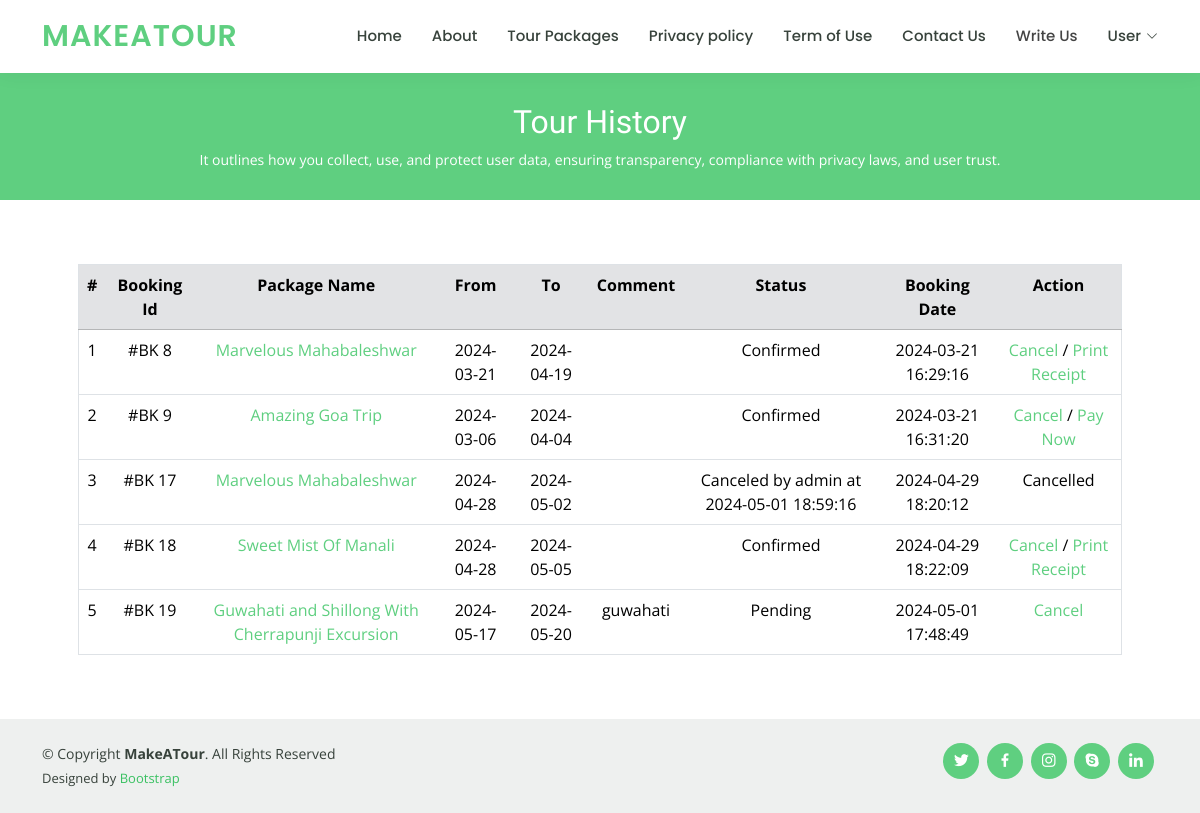
The app's page /tour-history.php (signed in) with its own data.
### tables this page shows
CREATE TABLE `tblbooking` (
  `BookingId` int(11) NOT NULL,
  `PackageId` int(11) DEFAULT NULL,
  `UserEmail` varchar(100) DEFAULT NULL,
  `FromDate` varchar(100) DEFAULT NULL,
  `ToDate` varchar(100) DEFAULT NULL,
  `Comment` mediumtext DEFAULT NULL,
  `RegDate` timestamp NULL DEFAULT current_timestamp(),
  `status` int(11) DEFAULT NULL,
  `CancelledBy` varchar(5) DEFAULT NULL,
  `UpdationDate` timestamp NULL DEFAULT NULL ON UPDATE current_timestamp(),
  `membercount` int(11) DEFAULT NULL,
  `paymentstatus` int(10) DEFAULT NULL
);

CREATE TABLE `tbltourpackages` (
  `PackageId` int(11) NOT NULL,
  `PackageName` varchar(200) DEFAULT NULL,
  `PackageType` varchar(150) DEFAULT NULL,
  `PackageLocation` varchar(100) DEFAULT NULL,
  `PackagePrice` int(11) DEFAULT NULL,
  `PackageFetures` varchar(255) DEFAULT NULL,
  `PackageDetails` mediumtext DEFAULT NULL,
  `PackageImage` varchar(100) DEFAULT NULL,
  `Creationdate` timestamp NULL DEFAULT current_timestamp(),
  `UpdationDate` timestamp NULL DEFAULT NULL ON UPDATE current_timestamp(),
  `PackageOtherImages` varchar(100) DEFAULT NULL,
  `MapLocation` varchar(1000) DEFAULT NULL,
  `days` int(10) DEFAULT NULL
);

### tour-history.php (the view, shortened to what this page needs)
<?php
include('includes/config.php');
if(strlen($_SESSION['login'])==0)
	{
header('location:index.php');
}
else{
?>
<!DOCTYPE html>
<html lang="en">
<head>
  <link href="assets/vendor/animate.css/animate.min.css" rel="stylesheet">
  <link href="assets/vendor/aos/aos.css" rel="stylesheet">
  <link href="assets/vendor/bootstrap/css/bootstrap.min.css" rel="stylesheet">
  <link href="assets/vendor/bootstrap-icons/bootstrap-icons.css" rel="stylesheet">
  <link href="assets/vendor/boxicons/css/boxicons.min.css" rel="stylesheet">
  <link href="assets/vendor/remixicon/remixicon.css" rel="stylesheet">
  <link href="assets/vendor/swiper/swiper-bundle.min.css" rel="stylesheet">
  <link href="assets/css/style.css" rel="stylesheet">
</head>
<body>
  <?php include('includes/header.php');?>
  <main id="main">
    <div class="breadcrumbs" data-aos="fade-in">
      <div class="container">
        <h2>Tour History</h2>
        <p>It outlines how you collect, use, and protect user data, ensuring transparency, compliance with privacy laws,
          and user trust.</p>
      </div>
    </div>
    <div class="container p-5">
      <form name="chngpwd" method="post" onSubmit="return valid();">
        <p>
        <table border="1" width="100%" class="table">
          <tr align="center" class="table-secondary">
            <th>#</th>
            <th>Booking Id</th>
            <th>Package Name</th>
            <th>From</th>
            <th>To</th>
            <th>Comment</th>
            <th>Status</th>
            <th>Booking Date</th>
            <th>Action</th>
          </tr>
          <?php
$uemail=$_SESSION['login'];;
$sql = "SELECT tblbooking.BookingId as bookid,tblbooking.PackageId as pkgid,tbltourpackages.PackageName as packagename,tblbooking.paymentstatus as paymentstatus,tblbooking.FromDate as fromdate,tblbooking.ToDate as todate,tblbooking.Comment as comment,tblbooking.status as status,tblbooking.RegDate as regdate,tblbooking.CancelledBy as cancelby,tblbooking.UpdationDate as upddate from tblbooking join tbltourpackages on tbltourpackages.PackageId=tblbooking.PackageId where UserEmail=:uemail";
$query = $dbh->prepare($sql);
$query -> bindParam(':uemail', $uemail, PDO::PARAM_STR);
$query->execute();
$results=$query->fetchAll(PDO::FETCH_OBJ);
$cnt=1;
if($query->rowCount() > 0)
{
foreach($results as $result)
{	?>
          <tr align="center">
            <td>
              <?php echo htmlentities($cnt);?>
            </td>
            <td>#BK
              <?php echo htmlentities($result->bookid);?>
            </td>
            <td><a href="tour-details.php?pkgid=<?php echo htmlentities($result->pkgid);?>">
                <?php echo htmlentities($result->packagename);?>
              </a></td>
            <td>
              <?php echo htmlentities($result->fromdate);?>
            </td>
            <td>
              <?php echo htmlentities($result->todate);?>
            </td>
            <td>
              <?php echo htmlentities($result->comment);?>
            </td>
            <td>
              <?php if($result->status==0)
{
echo "Pending";
}
if($result->status==1)
{
echo "Confirmed";
}
if($result->status==2 and $result->cancelby=='a')
{
echo "Canceled by admin at " .$result->upddate;
}
?>
            </td>
            <td>
              <?php echo htmlentities($result->regdate);?>
            </td>
            <?php
if($result->status == 2) {
?>
            <td>Cancelled</td>
            <?php } else if($result->status == 1) {
?>
            <td>
              <a href="tour-history.php?bkid=<?php echo htmlentities($result->bookid);?>"
                onclick="return confirm('Do you really want to cancel booking')">Cancel</a> /
              <?php echo $paymentstatus;
              if ($result->paymentstatus == 1) { ?>
        <a href="javascript:void(0);" onclick='printReceipt("<?php echo htmlentities($result->bookid);?>")'>Print Receipt</a>
    <?php } else { ?>
        <a href="javascript:void(0);" onclick='payNow("<?php echo htmlentities($result->bookid);?>")'>Pay Now</a>
    <?php } ?>
            </td>
            <?php } else {
?>
            <td>
              <a href="tour-history.php?bkid=<?php echo htmlentities($result->bookid);?>"
                onclick="return confirm('Do you really want to cancel booking')">Cancel</a>
            </td>
            <?php }?>
          </tr>
          <?php $cnt=$cnt+1; }} ?>
        </table>
        </p>
      </form>
    </div>
  </main>
  <?php include('includes/footer.php');?>
</body>
</html>
<?php } ?>

### assets/css/style.css (style rules this page uses)
body { font-family: "Open Sans", sans-serif; color: #444444; }
a { color: #5fcf80; text-decoration: none; }
h1, h2, h3, h4, h5, h6 { font-family: "Raleway", sans-serif; }
.breadcrumbs { margin-top: 73px; text-align: center; background: #5fcf80; padding: 30px 0; color: #fff; }
.breadcrumbs h2 { font-size: 32px; font-weight: 500; }
.breadcrumbs p { font-size: 14px; margin-bottom: 0; }

### records on screen
tblbooking: BookingId "8", PackageId.PackageName "Marvelous Mahabaleshwar", FromDate "2024-03-21", ToDate "2024-04-19", status "Confirmed", RegDate "2024-03-21 16:29:16"
tblbooking: BookingId "9", PackageId.PackageName "Amazing Goa Trip", FromDate "2024-03-06", ToDate "2024-04-04", status "Confirmed", RegDate "2024-03-21 16:31:20"
tblbooking: BookingId "17", PackageId.PackageName "Marvelous Mahabaleshwar", FromDate "2024-04-28", ToDate "2024-05-02", UpdationDate "2024-05-01 18:59:16", RegDate "2024-04-29 18:20:12", status "Cancelled"
tblbooking: BookingId "18", PackageId.PackageName "Sweet Mist Of Manali", FromDate "2024-04-28", ToDate "2024-05-05", status "Confirmed", RegDate "2024-04-29 18:22:09"
tblbooking: BookingId "19", PackageId.PackageName "Guwahati and Shillong With Cherrapunji Excursion", FromDate "2024-05-17", ToDate "2024-05-20", Comment "guwahati", status "Pending", RegDate "2024-05-01 17:48:49"
